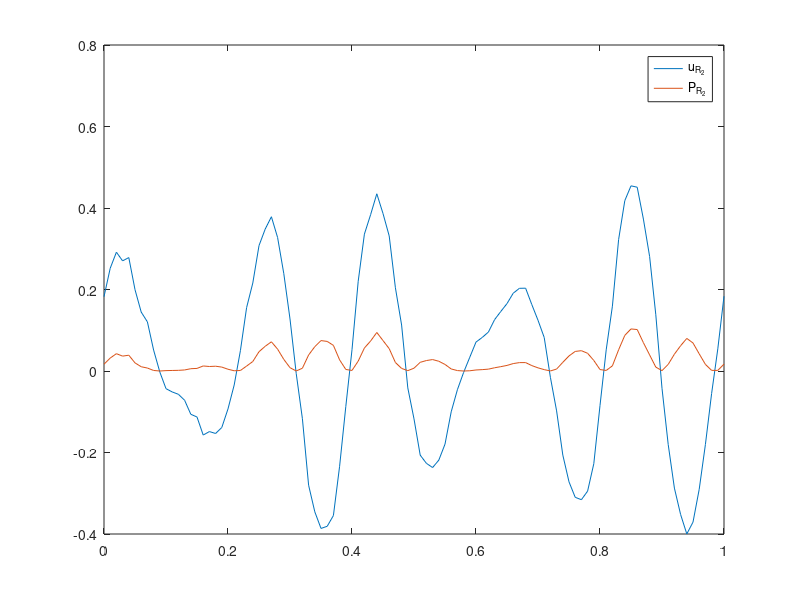

Reproduce this figure in MATLAB. (Note: this script raises an error after producing the figure.)
%% DAUDZKONTURU SHEMAS SIMULACIJA
%% 4.LAB.DARBS
R1=1; R2=2; R3=3; R4=4; R5=5; R6=6; R7=7 ;
E1=1; E2=2; E3=3;
R=[R1+R3+R2  -R2  0;
    -R2  R2+R4+R5  -R5;
    0     -R5     R6+R7+R5];
E=[E1;-E2;-E3];
% Risinasim doto vienadojumu sistemu
Ik = R\E
% Esam atradusi konturstravas
% Ir jaatrod IR5 -? UR5-? PR5-?
IR5=Ik(3)-Ik(2)
UR5=IR5*R5
PR5=IR5*UR5
%% SAREZGISIM UZDEVUMU
% Tagad uz katra avota bus 3 spriegumi
E1=[1 -1 0];
E2=[2 -2 0];
E3=[3 -3 0];
% Japardefine E matrica
E = [E1;-E2;-E3];
% Risinasim 4 vienad. sist.
Ik=R\E
% Atradisim IR6-? UR6-? PR6-?
IR6=Ik(3,:)
UR6=IR6*R6
PR6=UR6.*IR6
%% LAIKA MAINIGIE SIGNALI
t=0:0.01:1;
E1t=sin(2*pi*5*t);
E2t=cos(2*pi*7*t);
E3t=rand(size(t));
% Pardefinesim E matricu
E=[E1t;-E2t;-E3t];
% Risinasim
Ik=R\E
% atradisim un uzzimesim
% IR2(t), UR2(t), pr2(t) -?
IR2 = Ik(1,:)-Ik(2,:);
UR2=IR2*R2;
PR2=UR2.*IR2;
plot(t, UR2,t,PR2);legend("u_{R_2}","P_{R_2}")
%% CITS VEIDS KA ZIMET SADU GRAFIKU
figure
yyaxis left
plot(t,UR2);ylabel("U_{R_2}(t)")
yyaxis right
plot(t,PR2);ylabel("P_{R_2}(t)")
xlabel("LAIKS, t,s")
%% REZULTATU PARBAUDE
% parbaudisim KSpL I kontūram
% UR1+UR2+UR3-E1==0
UR1=Ik(1,:)*R1;
UR3=Ik(1,:)*R3;
Utst=UR1+UR2+UR3-E1t;
figure
plot(t,Utst)

